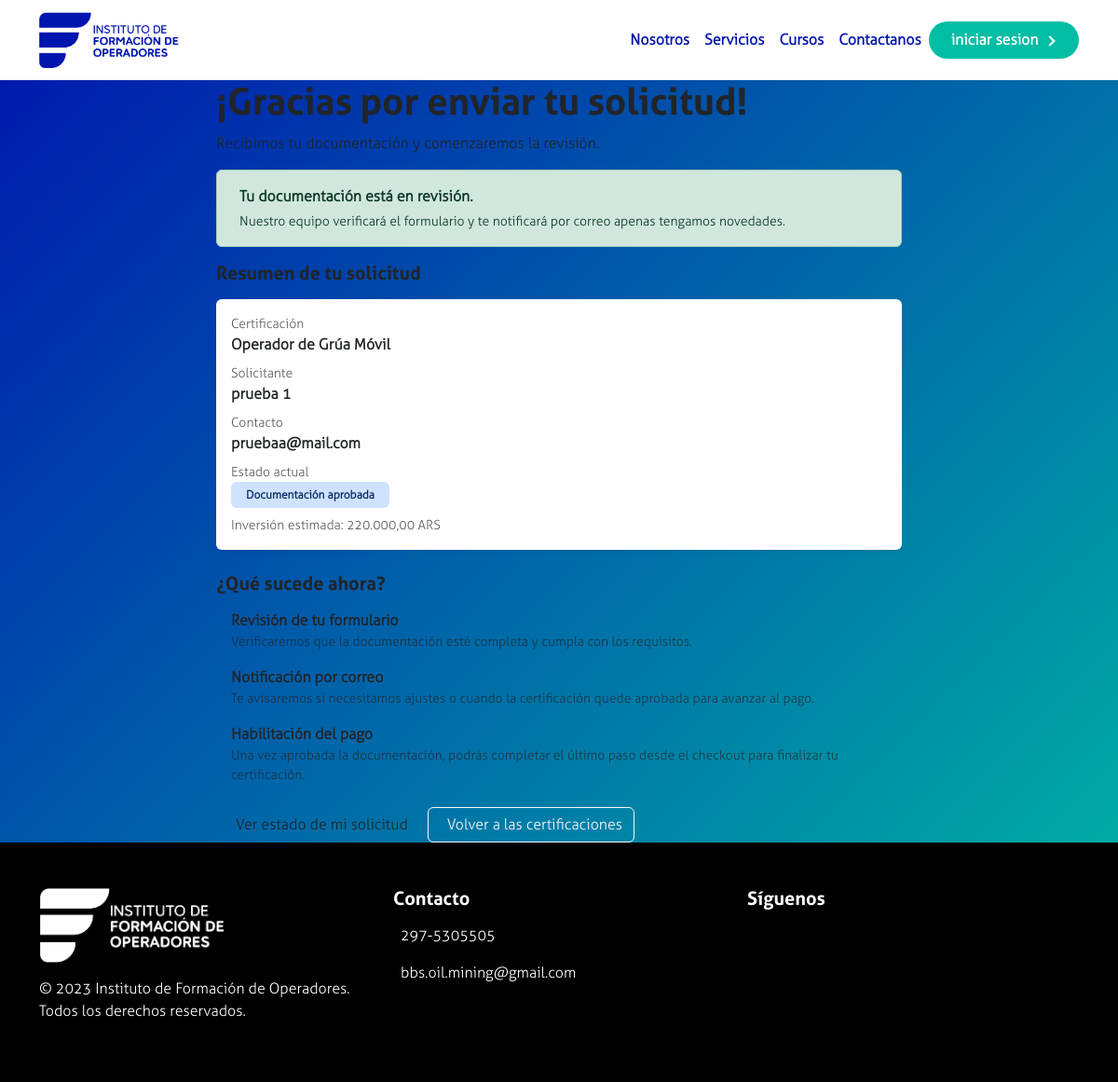
/checkout/gracias_certificacion.php?certificacion=1, run on the app's committed database.
### tables this page shows
CREATE TABLE `checkout_certificaciones` (
  `id_certificacion` int(11) NOT NULL,
  `creado_por` int(11) DEFAULT NULL,
  `acepta_tyc` tinyint(1) NOT NULL DEFAULT 0,
  `precio_total` decimal(12,2) NOT NULL DEFAULT 0.00,
  `moneda` varchar(10) NOT NULL DEFAULT 'ARS',
  `id_curso` int(11) NOT NULL,
  `pdf_path` varchar(255) DEFAULT NULL,
  `pdf_nombre` varchar(255) DEFAULT NULL,
  `pdf_mime` varchar(120) DEFAULT 'application/pdf',
  `observaciones` varchar(255) DEFAULT NULL,
  `id_estado` int(11) NOT NULL DEFAULT 1,
  `creado_en` datetime NOT NULL DEFAULT current_timestamp(),
  `nombre` varchar(100) DEFAULT NULL,
  `apellido` varchar(100) DEFAULT NULL,
  `email` varchar(255) DEFAULT NULL,
  `telefono` varchar(30) DEFAULT NULL
);

CREATE TABLE `cursos` (
  `id_curso` int(11) NOT NULL,
  `nombre_curso` varchar(100) NOT NULL,
  `descripcion_curso` varchar(255) NOT NULL,
  `duracion` int(10) NOT NULL,
  `objetivos` varchar(100) NOT NULL,
  `id_complejidad` int(11) DEFAULT NULL
);

### checkout/gracias_certificacion.php (the view, shortened to what this page needs)
<?php
require_once __DIR__ . '/../sbd.php';
$certificacionId = isset($_GET['certificacion']) ? (int) $_GET['certificacion'] : 0;
$data = null;
$error = null;
if (!$data && $certificacionId > 0) {
    try {
        $con->setAttribute(PDO::ATTR_ERRMODE, PDO::ERRMODE_EXCEPTION);
        $con->setAttribute(PDO::ATTR_DEFAULT_FETCH_MODE, PDO::FETCH_ASSOC);
        $st = $con->prepare('
            SELECT cc.id_certificacion, cc.id_curso, cc.nombre, cc.apellido, cc.email, cc.telefono,
                   cc.precio_total, cc.moneda, cc.id_estado, c.nombre_curso
              FROM checkout_certificaciones cc
         LEFT JOIN cursos c ON c.id_curso = cc.id_curso
             WHERE cc.id_certificacion = :id
             LIMIT 1
        ');
        $st->execute([':id' => $certificacionId]);
        $row = $st->fetch();
        $data = [
            'id_certificacion' => (int) $row['id_certificacion'],
            'id_curso' => (int) $row['id_curso'],
            'curso_nombre' => (string) ($row['nombre_certificacion'] ?? $row['nombre_curso'] ?? ''),
            'nombre' => (string) ($row['nombre'] ?? ''),
            'apellido' => (string) ($row['apellido'] ?? ''),
            'email' => (string) ($row['email'] ?? ''),
            'telefono' => (string) ($row['telefono'] ?? ''),
            'precio' => isset($row['precio_total']) ? (float) $row['precio_total'] : null,
            'moneda' => (string) ($row['moneda'] ?? 'ARS'),
            'estado' => isset($row['id_estado']) ? (int) $row['id_estado'] : null,
        ];
    } catch (Throwable $exception) {
        $error = $exception->getMessage();
    }
}
function cert_estado_label(?int $estado): string
{
    return match ($estado) {
        2 => 'Documentación aprobada',
        3 => 'Pago registrado',
        4 => 'Solicitud rechazada',
        default => 'En revisión',
    };
}
$viewData = is_array($data) ? $data : [];
$nombreCurso = $viewData['curso_nombre'] ?? '';
$nombreSolicitante = trim(($viewData['nombre'] ?? '') . ' ' . ($viewData['apellido'] ?? ''));
$estadoActual = cert_estado_label($viewData['estado'] ?? null);
$precioCert = $viewData['precio'] ?? null;
$monedaCert = $viewData['moneda'] ?? 'ARS';
$checkoutLink = null;
if (!empty($viewData['id_curso'])) {
    $checkoutLink = sprintf('checkout.php?id_certificacion=%d&tipo=certificacion', (int) $viewData['id_curso']);
}
$backLink = '../index.php#certificaciones';
?>
<!DOCTYPE html>
<html lang="es">
<?php include __DIR__ . '/../head.php'; ?>
<body class="checkout-body">
<?php include __DIR__ . '/../nav.php'; ?>
<main class="checkout-main">
    <div class="container">
        <div class="row justify-content-center">
            <div class="col-xl-8">
                <div class="checkout-card">
                    <div class="checkout-header">
                        <h1>¡Gracias por enviar tu solicitud!</h1>
                        <p>Recibimos tu documentación y comenzaremos la revisión.</p>
                    </div>
                    <div class="checkout-content">
                        <?php if ($error): ?>
                            <div class="alert alert-danger checkout-alert" role="alert">
                                <div class="d-flex align-items-start gap-2">
                                    <i class="fas fa-triangle-exclamation mt-1"></i>
                                    <div>
                                        <strong>No pudimos recuperar tu solicitud.</strong>
                                        <div class="small mt-1"><?php echo htmlspecialchars($error, ENT_QUOTES, 'UTF-8'); ?></div>
                                        <div class="small mt-1">Si necesitás ayuda, escribinos a <a href="mailto:<?php echo htmlspecialchars(checkout_mail_config()['admin_email'], ENT_QUOTES, 'UTF-8'); ?>"><?php echo htmlspecialchars(checkout_mail_config()['admin_email'], ENT_QUOTES, 'UTF-8'); ?></a>.</div>
                                    </div>
                                </div>
                            </div>
                        <?php else: ?>
                            <div class="alert alert-success checkout-alert" role="alert">
                                <div class="d-flex align-items-start gap-2">
                                    <div>
                                        <strong>Tu documentación está en revisión.</strong>
                                        <div class="small mt-1">Nuestro equipo verificará el formulario y te notificará por correo apenas tengamos novedades.</div>
                                    </div>
                                </div>
                            </div>
                            <section class="mb-4">
                                <h2 class="h5 fw-bold mb-3">Resumen de tu solicitud</h2>
                                <div class="card border-0 shadow-sm">
                                    <div class="card-body">
                                        <div class="mb-2">
                                            <span class="text-muted d-block small">Certificación</span>
                                            <span class="fw-semibold"><?php echo htmlspecialchars($nombreCurso !== '' ? $nombreCurso : 'Certificación solicitada', ENT_QUOTES, 'UTF-8'); ?></span>
                                        </div>
                                        <div class="mb-2">
                                            <span class="text-muted d-block small">Solicitante</span>
                                            <span class="fw-semibold"><?php echo htmlspecialchars($nombreSolicitante !== '' ? $nombreSolicitante : 'Datos registrados en tu perfil', ENT_QUOTES, 'UTF-8'); ?></span>
                                        </div>
                                        <div class="mb-2">
                                            <span class="text-muted d-block small">Contacto</span>
                                            <span class="fw-semibold"><?php echo htmlspecialchars($viewData['email'] ?? 'Te escribiremos al correo registrado', ENT_QUOTES, 'UTF-8'); ?></span>
                                        </div>
                                        <div class="mb-0">
                                            <span class="text-muted d-block small">Estado actual</span>
                                            <span class="badge bg-primary-subtle text-primary-emphasis px-3 py-2"><?php echo htmlspecialchars($estadoActual, ENT_QUOTES, 'UTF-8'); ?></span>
                                            <?php if ($precioCert !== null): ?>
                                                <div class="small text-muted mt-2">Inversión estimada: <?php echo htmlspecialchars(number_format((float) $precioCert, 2, ',', '.'), ENT_QUOTES, 'UTF-8'); ?> <?php echo htmlspecialchars($monedaCert, ENT_QUOTES, 'UTF-8'); ?></div>
                                            <?php endif; ?>
                                        </div>
                                    </div>
                                </div>
                            </section>
                            <section class="mb-4">
                                <h2 class="h5 fw-bold mb-3">¿Qué sucede ahora?</h2>
                                <ul class="list-unstyled timeline-list">
                                    <li class="d-flex mb-3">
                                        <div>
                                            <strong>Revisión de tu formulario</strong>
                                            <p class="mb-0 small text-muted">Verificaremos que la documentación esté completa y cumpla con los requisitos.</p>
                                        </div>
                                    </li>
                                    <li class="d-flex mb-3">
                                        <div>
                                            <strong>Notificación por correo</strong>
                                            <p class="mb-0 small text-muted">Te avisaremos si necesitamos ajustes o cuando la certificación quede aprobada para avanzar al pago.</p>
                                        </div>
                                    </li>
                                    <li class="d-flex">
                                        <div>
                                            <strong>Habilitación del pago</strong>
                                            <p class="mb-0 small text-muted">Una vez aprobada la documentación, podrás completar el último paso desde el checkout para finalizar tu certificación.</p>
                                        </div>
                                    </li>
                                </ul>
                            </section>
                            <div class="d-flex flex-column flex-md-row gap-2">
                                <?php if ($checkoutLink): ?>
                                    <a class="btn btn-gradient btn-rounded d-inline-flex align-items-center justify-content-center" href="<?php echo htmlspecialchars($checkoutLink, ENT_QUOTES, 'UTF-8'); ?>">
                                        Ver estado de mi solicitud
                                    </a>
                                <?php endif; ?>
                                <a class="btn btn-outline-light btn-rounded d-inline-flex align-items-center justify-content-center" href="<?php echo htmlspecialchars($backLink, ENT_QUOTES, 'UTF-8'); ?>">
                                    Volver a las certificaciones
                                </a>
                            </div>
                        <?php endif; ?>
                    </div>
                </div>
            </div>
        </div>
    </div>
</main>
<?php include __DIR__ . '/../footer.php'; ?>
</body>
</html>

### assets/styles/style.css (style rules this page uses)
:root { --color-primary: #00BDA3; --color-primary-rgb: 0, 189, 163; --color-secondary: #0014AE; --color-light: #FFFFFF; --color-gray-light: #F5F5F5; --color-gray-dark: #585856; --color-dark: #000000; --navbar-height: 5rem; }
body { font-family: 'aller_lt'; margin: 0; background-color: var(--color-light); background-size: 100px 100px; position: relative; overflow-x: hidden; background: linear-gradient(135deg, #0014AE 0%, #00BDA3 100%); }
h1, h2, h3, h4, h5, h6 { font-family: 'aller_b'; }
html { scroll-behavior: smooth; scroll-padding-top: var(--navbar-height); }
.card-body { display: flex; flex-direction: column; min-height: 200px; justify-content: center; }

### data on the page
checkout_certificaciones: id_curso.nombre_curso "Operador de Grúa Móvil", nombre+apellido "prueba 1", email "pruebaa@mail.com", id_estado "Documentación aprobada", moneda "ARS"

### other printed values
$precioCert "220.000,00"
